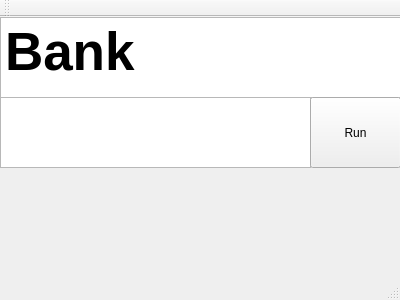
<?xml version="1.0" encoding="UTF-8"?>
<ui version="4.0">
 <class>MainWindow</class>
 <widget class="QMainWindow" name="MainWindow">
  <property name="geometry">
   <rect>
    <x>0</x>
    <y>0</y>
    <width>400</width>
    <height>300</height>
   </rect>
  </property>
  <property name="windowTitle">
   <string>Bank</string>
  </property>
  <property name="windowIcon">
   <iconset>
    <normaloff>../../Downloads/ac.ico</normaloff>../../Downloads/ac.ico</iconset>
  </property>
  <widget class="QWidget" name="centralWidget">
   <widget class="QPlainTextEdit" name="plainTextEdit">
    <property name="geometry">
     <rect>
      <x>0</x>
      <y>80</y>
      <width>311</width>
      <height>71</height>
     </rect>
    </property>
    <property name="font">
     <font>
      <family>Arial</family>
      <weight>75</weight>
      <bold>true</bold>
     </font>
    </property>
    <property name="tabStopWidth">
     <number>28</number>
    </property>
    <property name="backgroundVisible">
     <bool>false</bool>
    </property>
   </widget>
   <widget class="QPlainTextEdit" name="plainTextEdit_2">
    <property name="geometry">
     <rect>
      <x>0</x>
      <y>0</y>
      <width>401</width>
      <height>81</height>
     </rect>
    </property>
    <property name="font">
     <font>
      <family>Arial</family>
      <pointsize>40</pointsize>
      <weight>75</weight>
      <bold>true</bold>
     </font>
    </property>
    <property name="lineWidth">
     <number>0</number>
    </property>
    <property name="readOnly">
     <bool>true</bool>
    </property>
    <property name="plainText">
     <string>Bank</string>
    </property>
    <property name="tabStopWidth">
     <number>73</number>
    </property>
    <property name="backgroundVisible">
     <bool>false</bool>
    </property>
   </widget>
   <widget class="QPushButton" name="pushButton">
    <property name="geometry">
     <rect>
      <x>310</x>
      <y>80</y>
      <width>91</width>
      <height>71</height>
     </rect>
    </property>
    <property name="text">
     <string>Run</string>
    </property>
   </widget>
  </widget>
  <widget class="QToolBar" name="mainToolBar">
   <attribute name="toolBarArea">
    <enum>TopToolBarArea</enum>
   </attribute>
   <attribute name="toolBarBreak">
    <bool>false</bool>
   </attribute>
  </widget>
  <widget class="QStatusBar" name="statusBar"/>
 </widget>
 <layoutdefault spacing="6" margin="11"/>
 <resources/>
 <connections/>
</ui>
